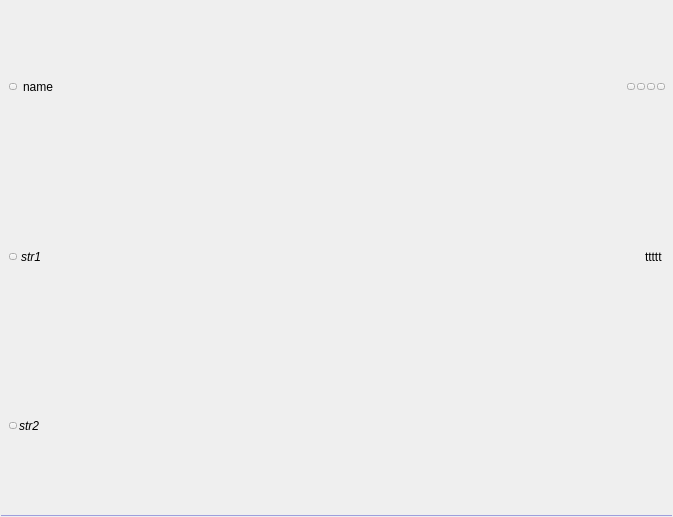
<?xml version="1.0" encoding="UTF-8"?>
<ui version="4.0">
 <class>TreeElement_Epg_Bottom</class>
 <widget class="QWidget" name="TreeElement_Epg_Bottom">
  <property name="geometry">
   <rect>
    <x>0</x>
    <y>0</y>
    <width>673</width>
    <height>517</height>
   </rect>
  </property>
  <property name="sizePolicy">
   <sizepolicy hsizetype="Expanding" vsizetype="Minimum">
    <horstretch>0</horstretch>
    <verstretch>0</verstretch>
   </sizepolicy>
  </property>
  <property name="contextMenuPolicy">
   <enum>Qt::NoContextMenu</enum>
  </property>
  <property name="windowTitle">
   <string notr="true"/>
  </property>
  <layout class="QVBoxLayout" name="verticalLayout">
   <property name="spacing">
    <number>0</number>
   </property>
   <property name="leftMargin">
    <number>0</number>
   </property>
   <property name="topMargin">
    <number>0</number>
   </property>
   <property name="rightMargin">
    <number>0</number>
   </property>
   <property name="bottomMargin">
    <number>0</number>
   </property>
   <item>
    <widget class="QWidget" name="m_Cursor" native="true">
     <property name="sizePolicy">
      <sizepolicy hsizetype="Expanding" vsizetype="Expanding">
       <horstretch>0</horstretch>
       <verstretch>0</verstretch>
      </sizepolicy>
     </property>
     <layout class="QGridLayout" name="gridLayout">
      <property name="leftMargin">
       <number>0</number>
      </property>
      <property name="topMargin">
       <number>2</number>
      </property>
      <property name="rightMargin">
       <number>6</number>
      </property>
      <property name="bottomMargin">
       <number>3</number>
      </property>
      <property name="horizontalSpacing">
       <number>4</number>
      </property>
      <property name="verticalSpacing">
       <number>0</number>
      </property>
      <item row="1" column="1">
       <widget class="CSkinProgressWidget" name="m_ProgressWidget" native="true">
        <property name="sizePolicy">
         <sizepolicy hsizetype="Expanding" vsizetype="Expanding">
          <horstretch>0</horstretch>
          <verstretch>0</verstretch>
         </sizepolicy>
        </property>
        <property name="sliderInfo" stdset="0">
         <string notr="true">color1=&quot;0xE0107010&quot; color2=&quot;0&quot; type=&quot;0&quot; roundcorner=&quot;0&quot; borderwidth=&quot;0&quot; bordercolor=&quot;0xFF808080&quot;</string>
        </property>
        <property name="borderInfo" stdset="0">
         <string notr="true">borderwidth=&quot;1&quot; roundcorner=&quot;0&quot; bordercolor=&quot;0xFFB0B0B0&quot;</string>
        </property>
        <layout class="QHBoxLayout" name="horizontalLayout">
         <property name="spacing">
          <number>4</number>
         </property>
         <property name="leftMargin">
          <number>2</number>
         </property>
         <property name="topMargin">
          <number>0</number>
         </property>
         <property name="rightMargin">
          <number>4</number>
         </property>
         <property name="bottomMargin">
          <number>0</number>
         </property>
         <item>
          <widget class="CSkinButton" name="m_EpgDesc1">
           <property name="minimumSize">
            <size>
             <width>1</width>
             <height>1</height>
            </size>
           </property>
           <property name="focusPolicy">
            <enum>Qt::NoFocus</enum>
           </property>
           <property name="text">
            <string notr="true"/>
           </property>
           <property name="iconSize">
            <size>
             <width>0</width>
             <height>0</height>
            </size>
           </property>
           <property name="checkable">
            <bool>false</bool>
           </property>
           <property name="skinImage" stdset="0">
            <stringlist notr="true">
             <string>src=&quot;img\tree\info.png&quot; statecount=&quot;1&quot; duration=&quot;0&quot; autoScale=&quot;0&quot;</string>
            </stringlist>
           </property>
          </widget>
         </item>
         <item>
          <widget class="CSkinOneLineText" name="m_Str1">
           <property name="sizePolicy">
            <sizepolicy hsizetype="Expanding" vsizetype="Expanding">
             <horstretch>0</horstretch>
             <verstretch>0</verstretch>
            </sizepolicy>
           </property>
           <property name="font">
            <font>
             <italic>true</italic>
            </font>
           </property>
           <property name="text">
            <string>str1</string>
           </property>
           <property name="brightness" stdset="0">
            <number>-25</number>
           </property>
          </widget>
         </item>
         <item>
          <widget class="CSkinOneLineText" name="m_TimeNowEnd">
           <property name="sizePolicy">
            <sizepolicy hsizetype="Minimum" vsizetype="Expanding">
             <horstretch>0</horstretch>
             <verstretch>0</verstretch>
            </sizepolicy>
           </property>
           <property name="text">
            <string notr="true">ttttt</string>
           </property>
           <property name="alignment">
            <set>Qt::AlignLeading|Qt::AlignLeft|Qt::AlignVCenter</set>
           </property>
           <property name="addheight" stdset="0">
            <number>1</number>
           </property>
          </widget>
         </item>
        </layout>
       </widget>
      </item>
      <item row="0" column="1">
       <layout class="QHBoxLayout" name="horizontalLayout_Str1">
        <property name="spacing">
         <number>6</number>
        </property>
        <property name="sizeConstraint">
         <enum>QLayout::SetDefaultConstraint</enum>
        </property>
        <property name="leftMargin">
         <number>2</number>
        </property>
        <item>
         <widget class="CSkinButton" name="m_FavButton">
          <property name="sizePolicy">
           <sizepolicy hsizetype="Fixed" vsizetype="Fixed">
            <horstretch>0</horstretch>
            <verstretch>0</verstretch>
           </sizepolicy>
          </property>
          <property name="minimumSize">
           <size>
            <width>1</width>
            <height>1</height>
           </size>
          </property>
          <property name="focusPolicy">
           <enum>Qt::NoFocus</enum>
          </property>
          <property name="text">
           <string notr="true"/>
          </property>
          <property name="iconSize">
           <size>
            <width>0</width>
            <height>0</height>
           </size>
          </property>
          <property name="checkable">
           <bool>true</bool>
          </property>
          <property name="checked">
           <bool>false</bool>
          </property>
          <property name="skinImage" stdset="0">
           <stringlist notr="true">
            <string>src=&quot;img\tree\star-off.png&quot; statecount=&quot;1&quot; duration=&quot;0&quot; autoScale=&quot;0&quot;</string>
            <string>checked=&quot;1&quot; src=&quot;img\tree\star-on.png&quot; statecount=&quot;1&quot; duration=&quot;0&quot; autoScale=&quot;0&quot;</string>
           </stringlist>
          </property>
         </widget>
        </item>
        <item>
         <widget class="CSkinOneLineText" name="m_Name">
          <property name="sizePolicy">
           <sizepolicy hsizetype="Expanding" vsizetype="Expanding">
            <horstretch>0</horstretch>
            <verstretch>0</verstretch>
           </sizepolicy>
          </property>
          <property name="text">
           <string>name</string>
          </property>
          <property name="addheight" stdset="0">
           <number>2</number>
          </property>
         </widget>
        </item>
        <item>
         <widget class="QWidget" name="m_ExtButtonContainer" native="true">
          <property name="sizePolicy">
           <sizepolicy hsizetype="Minimum" vsizetype="Expanding">
            <horstretch>0</horstretch>
            <verstretch>0</verstretch>
           </sizepolicy>
          </property>
          <layout class="QHBoxLayout" name="horizontalLayout_2">
           <property name="spacing">
            <number>2</number>
           </property>
           <property name="leftMargin">
            <number>0</number>
           </property>
           <property name="topMargin">
            <number>0</number>
           </property>
           <property name="rightMargin">
            <number>2</number>
           </property>
           <property name="bottomMargin">
            <number>0</number>
           </property>
           <item>
            <widget class="CSkinButton" name="m_ExtButton1">
             <property name="focusPolicy">
              <enum>Qt::NoFocus</enum>
             </property>
             <property name="text">
              <string notr="true"/>
             </property>
             <property name="iconSize">
              <size>
               <width>0</width>
               <height>0</height>
              </size>
             </property>
             <property name="checkable">
              <bool>false</bool>
             </property>
            </widget>
           </item>
           <item>
            <widget class="CSkinButton" name="m_ExtButton2">
             <property name="focusPolicy">
              <enum>Qt::NoFocus</enum>
             </property>
             <property name="text">
              <string notr="true"/>
             </property>
             <property name="iconSize">
              <size>
               <width>0</width>
               <height>0</height>
              </size>
             </property>
             <property name="checkable">
              <bool>false</bool>
             </property>
            </widget>
           </item>
           <item>
            <widget class="CSkinButton" name="m_ExtButton3">
             <property name="focusPolicy">
              <enum>Qt::NoFocus</enum>
             </property>
             <property name="text">
              <string notr="true"/>
             </property>
             <property name="iconSize">
              <size>
               <width>0</width>
               <height>0</height>
              </size>
             </property>
             <property name="checkable">
              <bool>false</bool>
             </property>
            </widget>
           </item>
           <item>
            <widget class="CSkinButton" name="m_ExtButton4">
             <property name="focusPolicy">
              <enum>Qt::NoFocus</enum>
             </property>
             <property name="text">
              <string notr="true"/>
             </property>
             <property name="iconSize">
              <size>
               <width>0</width>
               <height>0</height>
              </size>
             </property>
             <property name="checkable">
              <bool>false</bool>
             </property>
            </widget>
           </item>
          </layout>
         </widget>
        </item>
       </layout>
      </item>
      <item row="2" column="1">
       <layout class="QHBoxLayout" name="horizontalLayout_3">
        <property name="spacing">
         <number>2</number>
        </property>
        <property name="sizeConstraint">
         <enum>QLayout::SetDefaultConstraint</enum>
        </property>
        <property name="leftMargin">
         <number>2</number>
        </property>
        <property name="topMargin">
         <number>0</number>
        </property>
        <item>
         <widget class="CSkinButton" name="m_EpgDesc2">
          <property name="minimumSize">
           <size>
            <width>1</width>
            <height>0</height>
           </size>
          </property>
          <property name="focusPolicy">
           <enum>Qt::NoFocus</enum>
          </property>
          <property name="iconSize">
           <size>
            <width>0</width>
            <height>0</height>
           </size>
          </property>
          <property name="skinImage" stdset="0">
           <stringlist notr="true">
            <string>src=&quot;img\tree\info.png&quot; statecount=&quot;1&quot; duration=&quot;0&quot; autoScale=&quot;0&quot;</string>
           </stringlist>
          </property>
         </widget>
        </item>
        <item>
         <widget class="CSkinOneLineText" name="m_Str2">
          <property name="sizePolicy">
           <sizepolicy hsizetype="Expanding" vsizetype="Expanding">
            <horstretch>0</horstretch>
            <verstretch>0</verstretch>
           </sizepolicy>
          </property>
          <property name="font">
           <font>
            <italic>true</italic>
           </font>
          </property>
          <property name="text">
           <string>str2</string>
          </property>
          <property name="brightness" stdset="0">
           <number>-25</number>
          </property>
         </widget>
        </item>
       </layout>
      </item>
      <item row="0" column="0" rowspan="3">
       <layout class="QHBoxLayout" name="horizontalLayout_4">
        <property name="spacing">
         <number>0</number>
        </property>
        <property name="leftMargin">
         <number>3</number>
        </property>
        <property name="topMargin">
         <number>0</number>
        </property>
        <property name="rightMargin">
         <number>0</number>
        </property>
        <property name="bottomMargin">
         <number>0</number>
        </property>
        <item alignment="Qt::AlignVCenter">
         <widget class="CLogoView" name="m_Logo" native="true">
          <property name="sizePolicy">
           <sizepolicy hsizetype="Preferred" vsizetype="Expanding">
            <horstretch>0</horstretch>
            <verstretch>0</verstretch>
           </sizepolicy>
          </property>
          <property name="contextMenuPolicy">
           <enum>Qt::NoContextMenu</enum>
          </property>
         </widget>
        </item>
       </layout>
      </item>
     </layout>
    </widget>
   </item>
   <item>
    <widget class="Line" name="line">
     <property name="sizePolicy">
      <sizepolicy hsizetype="Expanding" vsizetype="Fixed">
       <horstretch>0</horstretch>
       <verstretch>0</verstretch>
      </sizepolicy>
     </property>
     <property name="minimumSize">
      <size>
       <width>0</width>
       <height>1</height>
      </size>
     </property>
     <property name="contextMenuPolicy">
      <enum>Qt::NoContextMenu</enum>
     </property>
     <property name="autoFillBackground">
      <bool>false</bool>
     </property>
     <property name="styleSheet">
      <string notr="true">QFrame {
    border:0px;
padding: 0px;
margin: 1px;
background-color:rgba(158, 158, 220,255);
}</string>
     </property>
     <property name="frameShadow">
      <enum>QFrame::Plain</enum>
     </property>
     <property name="lineWidth">
      <number>1</number>
     </property>
     <property name="midLineWidth">
      <number>0</number>
     </property>
     <property name="orientation">
      <enum>Qt::Horizontal</enum>
     </property>
    </widget>
   </item>
  </layout>
 </widget>
 <customwidgets>
  <customwidget>
   <class>CSkinButton</class>
   <extends>QToolButton</extends>
   <header>skinbutton.h</header>
  </customwidget>
  <customwidget>
   <class>CSkinOneLineText</class>
   <extends>QLabel</extends>
   <header>skinonelinetext.h</header>
  </customwidget>
  <customwidget>
   <class>CLogoView</class>
   <extends>QWidget</extends>
   <header>logoview.h</header>
  </customwidget>
  <customwidget>
   <class>CSkinProgressWidget</class>
   <extends>QWidget</extends>
   <header>skinprogresswidget.h</header>
   <container>1</container>
  </customwidget>
 </customwidgets>
 <resources/>
 <connections/>
</ui>
